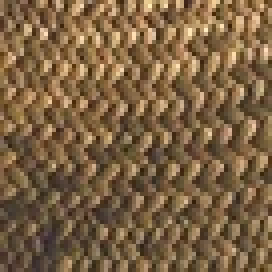
#> input picture Texture Synthesizing and Texture Transfer/mat.jpg, 68 x 68 px, shrunk from 171 x 171 before the run (shown 4 times larger)
$ python TextureTransfer.py
#> lines starting #> are read from the running program, lines starting #| are printed output that depends on the picture
import numpy as np
import cv2
from random import randint
from skimage import color

patch_size = 20
overlap = 5
alpha = 1000_000  # constant of importance of being like target than being like sample


def intensity_difference(sample, patch):  # patch is from target pic
    w, h = len(sample[0]), len(sample)
    ssd = np.zeros((h - patch_size, w - patch_size))
    sample_gray = color.rgb2gray(sample)
    for x in range(patch_size):
        for y in range(patch_size):
            sq = np.square(sample_gray[y:h - patch_size + y, x:w - patch_size + x] - patch[y, x])
            ssd += sq
    return ssd


def find_best_top(data, sample):
    w, h = len(sample[0]), len(sample)
    ssd = np.zeros((h - patch_size, w - patch_size))
    for x in range(patch_size):
        for y in range(overlap):
            sq = np.square(sample[y:h - patch_size + y, x:w - patch_size + x] - data[y, x])
            ssd += sq[:, :, 0] + sq[:, :, 1] + sq[:, :, 2]
    return ssd


def find_best_left(data, sample):
    w, h = len(sample[0]), len(sample)
    ssd = np.zeros((h - patch_size, w - patch_size))
    for x in range(overlap):
        for y in range(patch_size):
            sq = np.square(sample[y:h - patch_size + y, x:w - patch_size + x] - data[y, x])
            ssd += sq[:, :, 0] + sq[:, :, 1] + sq[:, :, 2]
    return ssd


def find_best_top_left(data, sample):
    w, h = len(sample[0]), len(sample)
    ssd = find_best_top(data, sample)
    for x in range(overlap):
        for y in range(overlap, patch_size):
            sq = np.square(sample[y:h - patch_size + y, x:w - patch_size + x] - data[y, x])
            ssd += sq[:, :, 0] + sq[:, :, 1] + sq[:, :, 2]
    return ssd


def calc_best_cut_line(cost):
    dp = np.ones((patch_size, overlap)) * 1000_000_000_000_000_000_000
    par = np.zeros((patch_size, overlap))
    # initializing
    for i in range(overlap):
        dp[0, i] = cost[i, 0]
    # calc dp
    for x in range(1, patch_size):
        for state in range(overlap):
            dp[x, state] = dp[x - 1, state]
            par[x, state] = state
            if state != 0 and dp[x - 1, state - 1] < dp[x, state]:
                dp[x, state], par[x, state] = dp[x - 1, state - 1], state - 1
            if state + 1 != overlap and dp[x - 1, state + 1] < dp[x, state]:
                dp[x, state], par[x, state] = dp[x - 1, state + 1], state + 1
            dp[x, state] += cost[state, x]
    min_state_of_last = 0
    for i in range(overlap):
        if dp[patch_size-1, i] < dp[patch_size-1, min_state_of_last]:
            min_state_of_last = i
    return int(min_state_of_last), par


def mix_patch_top(patch, output, x, y):
    bef_data = output[y:y+overlap, x:x+patch_size]
    cost = np.abs(bef_data - patch[:overlap, :])
    cost = cost[:, :, 0] + cost[:, :, 1] + cost[:, :, 2]
    cur_state, par = calc_best_cut_line(cost)
    for cur in range(patch_size-1, -1, -1):
        output[y+cur_state:y+overlap, x+cur] = patch[cur_state:overlap, cur]
        if cur == 0:
            break
        cur_state = int(par[cur, cur_state])
    output[y + overlap:y + patch_size, x:x + patch_size] = patch[overlap:, :]


def mix_patch_left(patch, output, x, y):
    bef_data = output[y:y + patch_size, x:x + overlap]
    cost = np.abs(bef_data - patch[:, :overlap])
    cost = cost[:, :, 0] + cost[:, :, 1] + cost[:, :, 2]
    cost = cost.transpose()
    cur_state, par = calc_best_cut_line(cost)
    for cur in range(patch_size-1, -1, -1):
        output[y+cur, x+cur_state:x+overlap] = patch[cur, cur_state:overlap]
        if cur == 0:
            break
        cur_state = int(par[cur, cur_state])
    output[y:y + patch_size, x + overlap:x + patch_size] = patch[:, overlap:]


def mix_patch_top_left(patch, output, x, y):
    # left data
    patch = np.copy(patch)
    bef_data_left = output[y:y + patch_size, x:x + overlap]
    cost_left = np.abs(bef_data_left - patch[:, :overlap])
    cost_left = cost_left[:, :, 0] + cost_left[:, :, 1] + cost_left[:, :, 2]
    cost_left = cost_left.transpose()
    cur_state, par = calc_best_cut_line(cost_left)
    for cur in range(patch_size-1, -1, -1):
        patch[cur, :cur_state] = output[y+cur, x:x+cur_state]
        if cur == 0:
            break
        cur_state = int(par[cur, cur_state])
    # top data
    bef_data_top = output[y:y + overlap, x:x + patch_size]
    cost_top = np.abs(bef_data_top - patch[:overlap, :])
    cost_top = cost_top[:, :, 0] + cost_top[:, :, 1] + cost_top[:, :, 2]
    cur_state, par = calc_best_cut_line(cost_top)
    for cur in range(patch_size-1, -1, -1):
        patch[:cur_state, cur] = output[y:y+cur_state, x+cur]
        if cur == 0:
            break
        cur_state = int(par[cur, cur_state])
    output[y:y + patch_size, x:x + patch_size] = patch


def main():
    sample = cv2.imread("mat.jpg")
#> sample is the input picture: shape (68, 68, 3); mean B, G, R 66.8, 97.5, 123.7
    sample_gray = color.rgb2gray(sample)
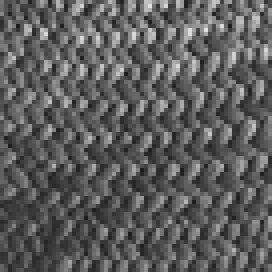
#> sample_gray: shape (68, 68) float64 (shown 4 times larger); min 0.107, max 0.891, mean 0.364
    target = cv2.imread("mali.jpg", cv2.IMREAD_GRAYSCALE)
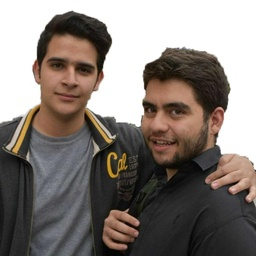
#> input picture Texture Synthesizing and Texture Transfer/mali.jpg, 256 x 256 px, shrunk from 640 x 640 before the run
#> target: shape (256, 256); min 0, max 255, mean 127.4
    target = target.astype(np.float64)
    l1, r1 = target.min(), target.max()
#> l1 = 0; r1 = 255
    l2, r2 = sample_gray.min(), sample_gray.max()
#> l2 = 0.107; r2 = 0.891
    d1, d2 = r1 - l1, r2 - l2
#> d1 = 255; d2 = 0.783
    target *= d2 / d1
    l1 *= d2 / d1
    target += l2 - l1
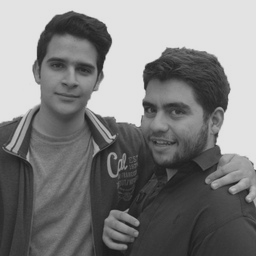
#> target: shape (256, 256) float64; min 0.107, max 0.891, mean 0.499
    sample_w, sample_h = len(sample[0]), len(sample)
#> sample_w = 68; sample_h = 68

    w, h = len(target[0]), len(target)
#> w = 256; h = 256
    print(w, h, w - patch_size, h - patch_size)
#| 256 256 236 236
    output = np.zeros((h, w, 3))
    # initialization of output
    rand_x, rand_y = randint(0, sample_w - patch_size - 1), randint(0, sample_h - patch_size - 1)
#> rand_x = 24; rand_y = 26
    output[:patch_size, :patch_size] = sample[rand_y:rand_y + patch_size, rand_x:rand_x + patch_size]
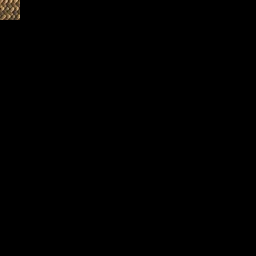
#> output: shape (256, 256, 3) float64; mean B, G, R 0.4, 0.6, 0.7
    for x in range(0, w - patch_size + 1, patch_size - overlap):
        for y in range(0, h - patch_size + 1, patch_size - overlap):
            print("filling ", x, y)
            data = output[y:y + patch_size, x:x + patch_size]
            if x == y == 0:
                continue
            if x == 0:
                ssd = find_best_top(data, sample)
            elif y == 0:
                ssd = find_best_left(data, sample)
            else:
                ssd = find_best_top_left(data, sample)
            ssd += alpha * intensity_difference(sample, target[y:y+patch_size, x:x+patch_size])
            ind = randint(0, 10)
            ssd_of_selected_patch = np.partition(np.reshape(ssd, len(ssd) * len(ssd[0])), ind)[ind]
            itemindex = np.where(ssd == ssd_of_selected_patch)
            found_x, found_y = itemindex[1][0], itemindex[0][0]
            patch = sample[found_y:found_y + patch_size, found_x:found_x + patch_size]
            if x == 0:
                mix_patch_top(patch, output, int(x), int(y))
            elif y == 0:
                mix_patch_left(patch, output, int(x), int(y))
            else:
                mix_patch_top_left(patch, output, int(x), int(y))
#> this loop made 16 passes
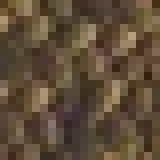
#> patch: shape (20, 20, 3) (shown 8 times larger); mean B, G, R 57.1, 76.9, 94.4
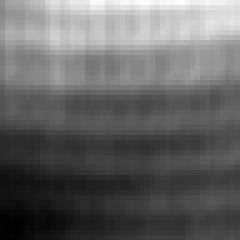
#> ssd: shape (48, 48) float64 (shown 5 times larger); min 4054813.4, max 25483257.2, mean 12552213.2; drawn with min black and max white
    cv2.imshow("output", output.astype(np.uint8))
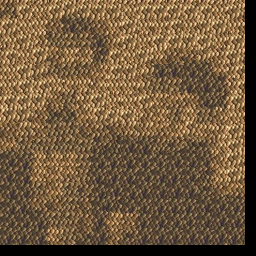
#> window 'output': shape (256, 256, 3); mean B, G, R 61.8, 89.5, 113.3
    cv2.imshow("target", target)
    cv2.imwrite("TextureTransferred.jpg", output.astype(np.uint8))
    cv2.waitKey()
    cv2.destroyAllWindows()


if __name__ == '__main__':
    main()
